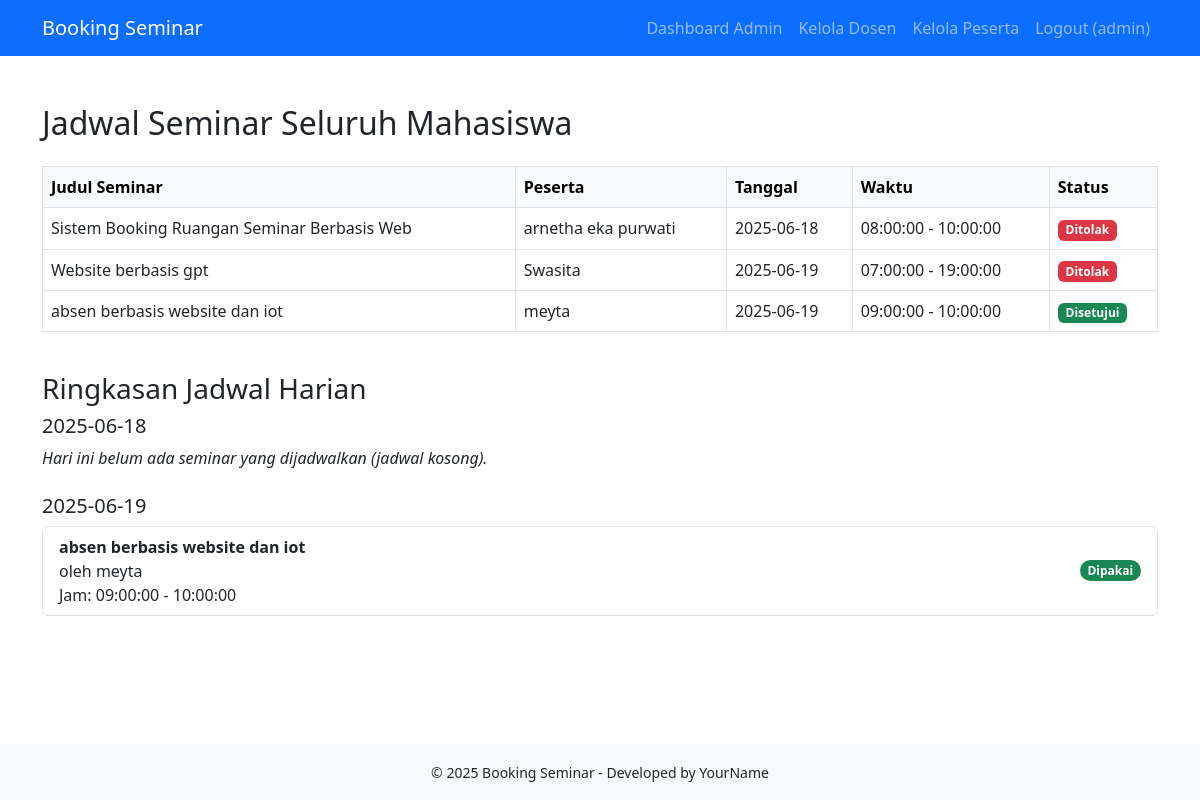
Screenshot of /admin/view_jadwal_seminar.php (signed in) with the database file from the repository.
### tables this page shows
CREATE TABLE `seminars` (
  `id` int NOT NULL AUTO_INCREMENT,
  `id_user` int NOT NULL,
  `judul` varchar(255) NOT NULL,
  `tanggal` date NOT NULL,
  `waktu_mulai` time NOT NULL,
  `waktu_selesai` time NOT NULL,
  `deskripsi` text NOT NULL,
  `status` enum('pending','approved','rejected') NOT NULL DEFAULT 'pending',
  `created_at` datetime DEFAULT CURRENT_TIMESTAMP,
  `updated_at` datetime DEFAULT NULL ON UPDATE CURRENT_TIMESTAMP,
  PRIMARY KEY (`id`),
  KEY `id_user` (`id_user`),
  CONSTRAINT `seminars_ibfk_1` FOREIGN KEY (`id_user`) REFERENCES `users` (`id`) ON DELETE CASCADE
);

CREATE TABLE `users` (
  `id` int NOT NULL AUTO_INCREMENT,
  `nama` varchar(100) NOT NULL,
  `email` varchar(100) NOT NULL,
  `password` varchar(255) NOT NULL,
  `role` enum('peserta','dosen_pembimbing','dosen_penguji','admin') NOT NULL,
  `created_at` datetime DEFAULT CURRENT_TIMESTAMP,
  `npm` varchar(20) DEFAULT NULL,
  `prodi` varchar(100) DEFAULT NULL,
  PRIMARY KEY (`id`),
  UNIQUE KEY `email` (`email`)
);

### admin/view_jadwal_seminar.php (the view, shortened to what this page needs)
<?php
require_once "../config/database.php";
$sql = "
SELECT s.id, s.judul, s.tanggal, s.waktu_mulai, s.waktu_selesai, s.status, u.nama AS nama_peserta
FROM seminars s
JOIN users u ON s.id_user = u.id
ORDER BY s.tanggal, s.waktu_mulai
";
$stmt = $pdo->query($sql);
$seminars = $stmt->fetchAll(PDO::FETCH_ASSOC);
$jadwal_terpakai = [];
foreach ($seminars as $seminar) {
    if ($seminar['status'] === 'approved') {
        $jadwal_terpakai[$seminar['tanggal']][] = $seminar;
    }
}
include "../includes/header.php";
include "../includes/navbar.php";
?>
<main class="container mt-5">
  <h2 class="mb-4">Jadwal Seminar Seluruh Mahasiswa</h2>
  <?php if (!$seminars): ?>
    <p class="text-muted">Belum ada jadwal seminar yang diajukan.</p>
  <?php else: ?>
    <div class="table-responsive mb-4">
      <table class="table table-bordered table-hover">
        <thead class="table-light">
          <tr>
            <th>Judul Seminar</th>
            <th>Peserta</th>
            <th>Tanggal</th>
            <th>Waktu</th>
            <th>Status</th>
          </tr>
        </thead>
        <tbody>
          <?php foreach ($seminars as $seminar): ?>
            <tr>
              <td><?= htmlspecialchars($seminar['judul'], ENT_QUOTES, 'UTF-8') ?></td>
              <td><?= htmlspecialchars($seminar['nama_peserta'], ENT_QUOTES, 'UTF-8') ?></td>
              <td><?= htmlspecialchars($seminar['tanggal'], ENT_QUOTES, 'UTF-8') ?></td>
              <td><?= htmlspecialchars($seminar['waktu_mulai']) ?> - <?= htmlspecialchars($seminar['waktu_selesai']) ?></td>
              <td>
                <?php
                switch ($seminar['status']) {
                  case 'approved':
                    echo '<span class="badge bg-success">Disetujui</span>';
                    break;
                  case 'rejected':
                    echo '<span class="badge bg-danger">Ditolak</span>';
                    break;
                }
                ?>
              </td>
            </tr>
          <?php endforeach; ?>
        </tbody>
      </table>
    </div>
    <h3>Ringkasan Jadwal Harian</h3>
    <?php
    $tanggal_unik = array_unique(array_column($seminars, 'tanggal'));
    sort($tanggal_unik);
    if (!$tanggal_unik) {
        echo '<p class="text-muted">Tidak ada jadwal untuk ditampilkan.</p>';
    } else {
        foreach ($tanggal_unik as $tgl):
            $seminar_hari_ini = $jadwal_terpakai[$tgl] ?? [];
    ?>
    <div class="mb-4">
      <h5><?= htmlspecialchars($tgl) ?></h5>
      <?php if (empty($seminar_hari_ini)): ?>
        <p><em>Hari ini belum ada seminar yang dijadwalkan (jadwal kosong).</em></p>
      <?php else: ?>
        <ul class="list-group">
          <?php foreach ($seminar_hari_ini as $sem): ?>
            <li class="list-group-item d-flex justify-content-between align-items-center">
              <div>
                <strong><?= htmlspecialchars($sem['judul']) ?></strong><br />
                oleh <?= htmlspecialchars($sem['nama_peserta']) ?><br />
                Jam: <?= htmlspecialchars($sem['waktu_mulai']) ?> - <?= htmlspecialchars($sem['waktu_selesai']) ?>
              </div>
              <span class="badge bg-success rounded-pill">Dipakai</span>
            </li>
          <?php endforeach; ?>
        </ul>
      <?php endif; ?>
    </div>
    <?php endforeach; ?>
</main>
<?php include "../includes/footer.php"; ?>
<?php
    }
  endif;

### assets/css/style.css (style rules this page uses)
html, body { height: 100%; margin: 0; padding: 0; }
body { display: flex; flex-direction: column; min-height: 100vh; }
.container { flex: 1; }

### rows the page displays
seminars: judul "Sistem Booking Ruangan Seminar Berbasis Web", id_user.nama "arnetha eka purwati", tanggal "2025-06-18", waktu_mulai "08:00:00", waktu_selesai "10:00:00", status "Ditolak"
seminars: judul "Website berbasis gpt", id_user.nama "Swasita", tanggal "2025-06-19", waktu_mulai "07:00:00", waktu_selesai "19:00:00", status "Ditolak"
seminars: judul "absen berbasis website dan iot", id_user.nama "meyta", tanggal "2025-06-19", waktu_mulai "09:00:00", waktu_selesai "10:00:00", status "Disetujui"

### other values shown
$_SESSION['nama'] "admin"
$tgl "2025-06-18"
$tgl "2025-06-19"
